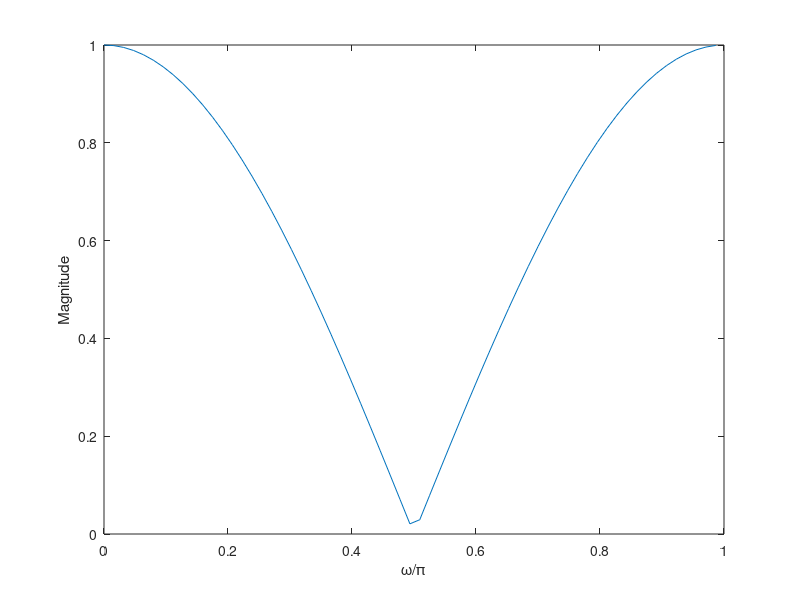
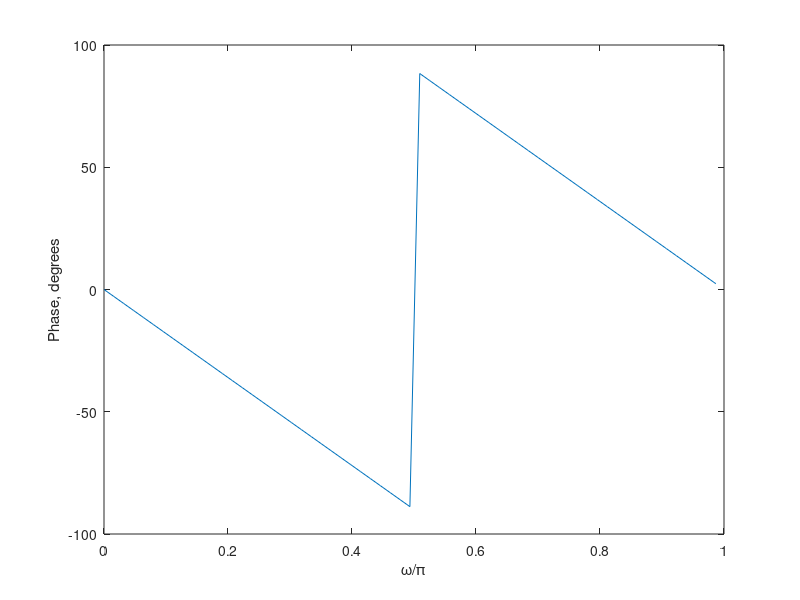

MATLAB code to generate these figures, in order:
clear;clc;
w=0:0.05:pi;
h=exp(j*w);  %set h= exp(jw)
num=0.5+0*h.^-1+0.5*h.^-2;
den=1;
%Compute the frequency responses
H=num/den;
%Compute and plot the magnitude response
mag=abs(H);
figure(1),plot(w/pi,mag);
ylabel('Magnitude');xlabel('\omega/\pi');
%Compute and plot the phase responses
ph=angle(H)*180/pi;
figure(2),plot(w/pi,ph);
ylabel('Phase, degrees');
xlabel('\omega/\pi')	